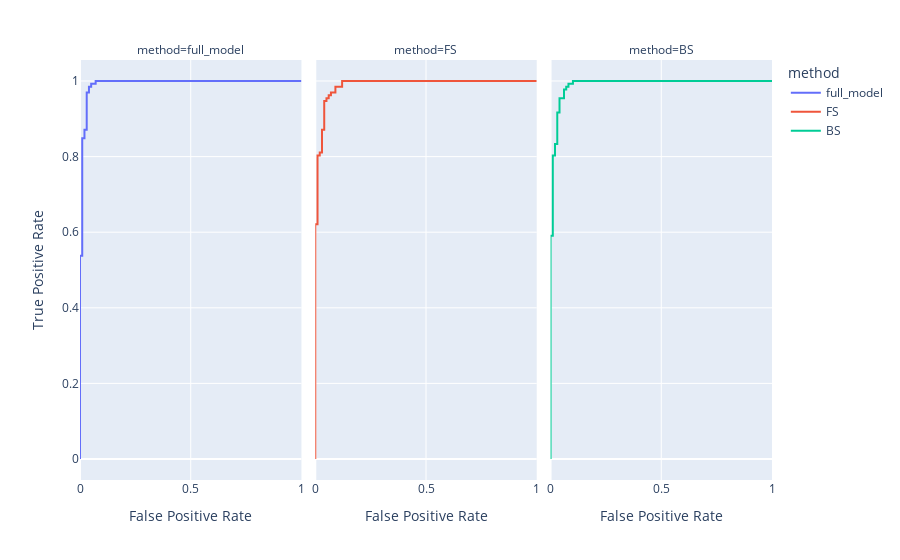

Here is the notebook cell this chart was saved with:
### Code cell
# Visualize ROC curve
fig = px.line(roc_df,y='True Positive Rate',x='False Positive Rate',facet_col='method',color='method')
fig

### Figure 1 — Plotly figure (JSON) as saved in the notebook; plotly's stock layout.template omitted (floating-point values rounded to 4 significant figures)
{"data": [{"hovertemplate": "method=full_model<br>False Positive Rate=%{x}<br>True Positive Rate=%{y}<extra></extra>", "legendgroup": "full_model", "line": {"color": "#636efa", "dash": "solid"}, "marker": {"symbol": "circle"}, "mode": "lines", "name": "full_model", "orientation": "v", "showlegend": true, "type": "scatter", "x": [0, 0, 0, 0.0101, 0.0101, 0.0202, 0.0202, 0.0303, 0.0303, 0.0404, 0.0404, 0.05051, 0.05051, 0.07071, 0.07071, 1], "xaxis": "x", "y": [0, 0.007576, 0.5379, 0.5379, 0.8485, 0.8485, 0.8712, 0.8712, 0.9697, 0.9697, 0.9848, 0.9848, 0.9924, 0.9924, 1, 1], "yaxis": "y"}, {"hovertemplate": "method=FS<br>False Positive Rate=%{x}<br>True Positive Rate=%{y}<extra></extra>", "legendgroup": "FS", "line": {"color": "#EF553B", "dash": "solid"}, "marker": {"symbol": "circle"}, "mode": "lines", "name": "FS", "orientation": "v", "showlegend": true, "type": "scatter", "x": [0, 0, 0, 0.0101, 0.0101, 0.0202, 0.0202, 0.0303, 0.0303, 0.0404, 0.0404, 0.05051, 0.05051, 0.06061, 0.06061, 0.07071, 0.07071, 0.09091, 0.09091, 0.1212, 0.1212, 1], "xaxis": "x2", "y": [0, 0.007576, 0.6212, 0.6212, 0.803, 0.803, 0.8106, 0.8106, 0.8712, 0.8712, 0.947, 0.947, 0.9545, 0.9545, 0.9621, 0.9621, 0.9697, 0.9697, 0.9848, 0.9848, 1, 1], "yaxis": "y2"}, {"hovertemplate": "method=BS<br>False Positive Rate=%{x}<br>True Positive Rate=%{y}<extra></extra>", "legendgroup": "BS", "line": {"color": "#00cc96", "dash": "solid"}, "marker": {"symbol": "circle"}, "mode": "lines", "name": "BS", "orientation": "v", "showlegend": true, "type": "scatter", "x": [0, 0, 0, 0.0101, 0.0101, 0.0202, 0.0202, 0.0303, 0.0303, 0.0404, 0.0404, 0.06061, 0.06061, 0.07071, 0.07071, 0.08081, 0.08081, 0.101, 0.101, 1], "xaxis": "x3", "y": [0, 0.007576, 0.5909, 0.5909, 0.803, 0.803, 0.8333, 0.8333, 0.9167, 0.9167, 0.9545, 0.9545, 0.9773, 0.9773, 0.9848, 0.9848, 0.9924, 0.9924, 1, 1], "yaxis": "y3"}], "layout": {"annotations": [{"font": {}, "showarrow": false, "text": "method=full_model", "x": 0.16, "xanchor": "center", "xref": "paper", "y": 1, "yanchor": "bottom", "yref": "paper"}, {"font": {}, "showarrow": false, "text": "method=FS", "x": 0.5, "xanchor": "center", "xref": "paper", "y": 1, "yanchor": "bottom", "yref": "paper"}, {"font": {}, "showarrow": false, "text": "method=BS", "x": 0.84, "xanchor": "center", "xref": "paper", "y": 1, "yanchor": "bottom", "yref": "paper"}], "legend": {"title": {"text": "method"}, "tracegroupgap": 0}, "margin": {"t": 60}, "xaxis": {"anchor": "y", "domain": [0, 0.32], "title": {"text": "False Positive Rate"}}, "xaxis2": {"anchor": "y2", "domain": [0.34, 0.66], "matches": "x", "title": {"text": "False Positive Rate"}}, "xaxis3": {"anchor": "y3", "domain": [0.68, 1.0], "matches": "x", "title": {"text": "False Positive Rate"}}, "yaxis": {"anchor": "x", "domain": [0, 1], "title": {"text": "True Positive Rate"}}, "yaxis2": {"anchor": "x2", "domain": [0, 1], "matches": "y", "showticklabels": false}, "yaxis3": {"anchor": "x3", "domain": [0, 1], "matches": "y", "showticklabels": false}}}
